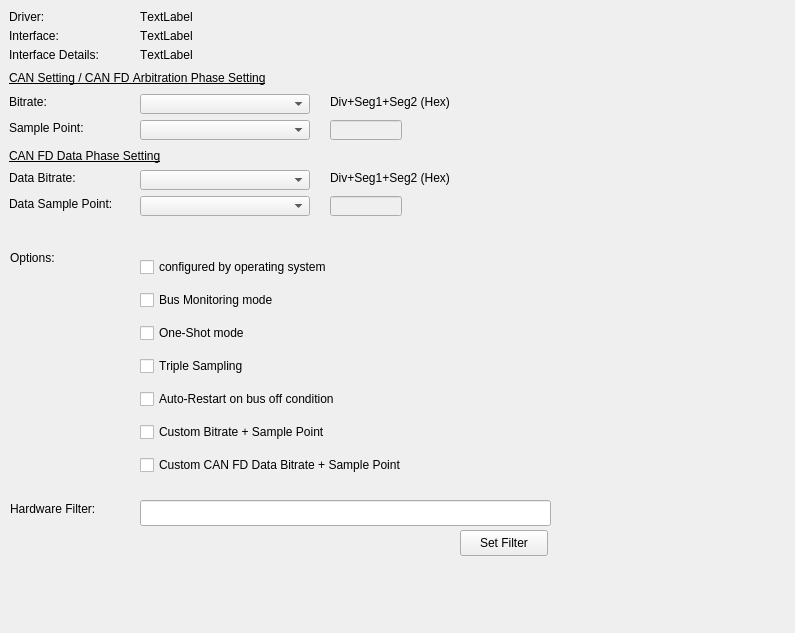
<?xml version="1.0" encoding="UTF-8"?>
<ui version="4.0">
 <class>GenericCanSetupPage</class>
 <widget class="QWidget" name="GenericCanSetupPage">
  <property name="geometry">
   <rect>
    <x>0</x>
    <y>0</y>
    <width>795</width>
    <height>633</height>
   </rect>
  </property>
  <property name="font">
   <font>
    <kerning>false</kerning>
   </font>
  </property>
  <property name="windowTitle">
   <string>Form</string>
  </property>
  <widget class="QLabel" name="label">
   <property name="geometry">
    <rect>
     <x>9</x>
     <y>9</y>
     <width>66</width>
     <height>16</height>
    </rect>
   </property>
   <property name="text">
    <string>Driver:</string>
   </property>
  </widget>
  <widget class="QLabel" name="laDriver">
   <property name="geometry">
    <rect>
     <x>140</x>
     <y>9</y>
     <width>610</width>
     <height>16</height>
    </rect>
   </property>
   <property name="text">
    <string>TextLabel</string>
   </property>
  </widget>
  <widget class="QLabel" name="label_3">
   <property name="geometry">
    <rect>
     <x>9</x>
     <y>28</y>
     <width>82</width>
     <height>16</height>
    </rect>
   </property>
   <property name="text">
    <string>Interface:</string>
   </property>
  </widget>
  <widget class="QLabel" name="laInterface">
   <property name="geometry">
    <rect>
     <x>140</x>
     <y>28</y>
     <width>610</width>
     <height>16</height>
    </rect>
   </property>
   <property name="text">
    <string>TextLabel</string>
   </property>
  </widget>
  <widget class="QLabel" name="label_5">
   <property name="geometry">
    <rect>
     <x>9</x>
     <y>47</y>
     <width>117</width>
     <height>16</height>
    </rect>
   </property>
   <property name="text">
    <string>Interface Details:</string>
   </property>
  </widget>
  <widget class="QLabel" name="laInterfaceDetails">
   <property name="geometry">
    <rect>
     <x>140</x>
     <y>47</y>
     <width>610</width>
     <height>16</height>
    </rect>
   </property>
   <property name="text">
    <string>TextLabel</string>
   </property>
  </widget>
  <widget class="QLabel" name="label_7">
   <property name="geometry">
    <rect>
     <x>9</x>
     <y>94</y>
     <width>69</width>
     <height>16</height>
    </rect>
   </property>
   <property name="text">
    <string>Bitrate:</string>
   </property>
  </widget>
  <widget class="QComboBox" name="cbBitrate">
   <property name="geometry">
    <rect>
     <x>140</x>
     <y>94</y>
     <width>170</width>
     <height>20</height>
    </rect>
   </property>
  </widget>
  <widget class="QLabel" name="label_8">
   <property name="geometry">
    <rect>
     <x>9</x>
     <y>120</y>
     <width>98</width>
     <height>16</height>
    </rect>
   </property>
   <property name="text">
    <string>Sample Point:</string>
   </property>
  </widget>
  <widget class="QComboBox" name="cbSamplePoint">
   <property name="geometry">
    <rect>
     <x>140</x>
     <y>120</y>
     <width>170</width>
     <height>20</height>
    </rect>
   </property>
  </widget>
  <widget class="QLabel" name="label_9">
   <property name="geometry">
    <rect>
     <x>9</x>
     <y>170</y>
     <width>121</width>
     <height>16</height>
    </rect>
   </property>
   <property name="text">
    <string>Data Bitrate:</string>
   </property>
  </widget>
  <widget class="QComboBox" name="cbBitrateFD">
   <property name="geometry">
    <rect>
     <x>140</x>
     <y>170</y>
     <width>170</width>
     <height>20</height>
    </rect>
   </property>
  </widget>
  <widget class="QLabel" name="label_10">
   <property name="geometry">
    <rect>
     <x>9</x>
     <y>196</y>
     <width>130</width>
     <height>16</height>
    </rect>
   </property>
   <property name="text">
    <string>Data Sample Point:</string>
   </property>
  </widget>
  <widget class="QComboBox" name="cbSamplePointFD">
   <property name="geometry">
    <rect>
     <x>140</x>
     <y>196</y>
     <width>170</width>
     <height>20</height>
    </rect>
   </property>
  </widget>
  <widget class="QLabel" name="label_11">
   <property name="geometry">
    <rect>
     <x>10</x>
     <y>250</y>
     <width>61</width>
     <height>16</height>
    </rect>
   </property>
   <property name="text">
    <string>Options:</string>
   </property>
  </widget>
  <widget class="QWidget" name="verticalLayoutWidget">
   <property name="geometry">
    <rect>
     <x>140</x>
     <y>250</y>
     <width>411</width>
     <height>238</height>
    </rect>
   </property>
   <layout class="QVBoxLayout" name="vbOptions">
    <item>
     <widget class="QCheckBox" name="cbConfigOS">
      <property name="text">
       <string>configured by operating system</string>
      </property>
     </widget>
    </item>
    <item>
     <widget class="QCheckBox" name="cbListenOnly">
      <property name="text">
       <string>Bus Monitoring mode</string>
      </property>
     </widget>
    </item>
    <item>
     <widget class="QCheckBox" name="cbOneShot">
      <property name="text">
       <string>One-Shot mode</string>
      </property>
     </widget>
    </item>
    <item>
     <widget class="QCheckBox" name="cbTripleSampling">
      <property name="text">
       <string>Triple Sampling</string>
      </property>
     </widget>
    </item>
    <item>
     <widget class="QCheckBox" name="cbAutoRestart">
      <property name="text">
       <string>Auto-Restart on bus off condition</string>
      </property>
     </widget>
    </item>
    <item>
     <widget class="QCheckBox" name="cbCustomBitrate">
      <property name="text">
       <string>Custom Bitrate + Sample Point</string>
      </property>
     </widget>
    </item>
    <item>
     <widget class="QCheckBox" name="cbCustomFdBitrate">
      <property name="text">
       <string>Custom CAN FD Data Bitrate + Sample Point</string>
      </property>
     </widget>
    </item>
   </layout>
  </widget>
  <widget class="QLineEdit" name="CustomBitrateSet">
   <property name="enabled">
    <bool>false</bool>
   </property>
   <property name="geometry">
    <rect>
     <x>330</x>
     <y>120</y>
     <width>72</width>
     <height>20</height>
    </rect>
   </property>
   <property name="inputMask">
    <string>HHHHHH</string>
   </property>
   <property name="text">
    <string notr="true"/>
   </property>
   <property name="maxLength">
    <number>6</number>
   </property>
   <property name="frame">
    <bool>true</bool>
   </property>
   <property name="cursorPosition">
    <number>6</number>
   </property>
   <property name="placeholderText">
    <string/>
   </property>
   <property name="cursorMoveStyle">
    <enum>Qt::LogicalMoveStyle</enum>
   </property>
   <property name="clearButtonEnabled">
    <bool>false</bool>
   </property>
  </widget>
  <widget class="QLabel" name="label_12">
   <property name="geometry">
    <rect>
     <x>330</x>
     <y>94</y>
     <width>141</width>
     <height>16</height>
    </rect>
   </property>
   <property name="text">
    <string>Div+Seg1+Seg2 (Hex)</string>
   </property>
  </widget>
  <widget class="QLabel" name="label_13">
   <property name="geometry">
    <rect>
     <x>330</x>
     <y>170</y>
     <width>141</width>
     <height>16</height>
    </rect>
   </property>
   <property name="text">
    <string>Div+Seg1+Seg2 (Hex)</string>
   </property>
  </widget>
  <widget class="QLineEdit" name="CustomFdBitrateSet">
   <property name="enabled">
    <bool>false</bool>
   </property>
   <property name="geometry">
    <rect>
     <x>330</x>
     <y>196</y>
     <width>72</width>
     <height>20</height>
    </rect>
   </property>
   <property name="inputMask">
    <string>HHHHHH</string>
   </property>
   <property name="text">
    <string notr="true"/>
   </property>
   <property name="maxLength">
    <number>6</number>
   </property>
   <property name="frame">
    <bool>true</bool>
   </property>
   <property name="cursorPosition">
    <number>6</number>
   </property>
   <property name="placeholderText">
    <string/>
   </property>
   <property name="cursorMoveStyle">
    <enum>Qt::LogicalMoveStyle</enum>
   </property>
   <property name="clearButtonEnabled">
    <bool>false</bool>
   </property>
  </widget>
  <widget class="QLabel" name="label_14">
   <property name="geometry">
    <rect>
     <x>9</x>
     <y>148</y>
     <width>231</width>
     <height>16</height>
    </rect>
   </property>
   <property name="font">
    <font>
     <bold>false</bold>
     <underline>true</underline>
     <kerning>false</kerning>
    </font>
   </property>
   <property name="text">
    <string>CAN FD Data Phase Setting</string>
   </property>
  </widget>
  <widget class="QLabel" name="label_15">
   <property name="geometry">
    <rect>
     <x>9</x>
     <y>70</y>
     <width>341</width>
     <height>16</height>
    </rect>
   </property>
   <property name="font">
    <font>
     <bold>false</bold>
     <underline>true</underline>
     <kerning>false</kerning>
    </font>
   </property>
   <property name="text">
    <string>CAN Setting / CAN FD Arbitration Phase Setting</string>
   </property>
  </widget>
  <widget class="QLineEdit" name="hwFilterLineEdit">
   <property name="geometry">
    <rect>
     <x>140</x>
     <y>500</y>
     <width>411</width>
     <height>26</height>
    </rect>
   </property>
  </widget>
  <widget class="QPushButton" name="setFilterPushButton">
   <property name="geometry">
    <rect>
     <x>460</x>
     <y>530</y>
     <width>88</width>
     <height>26</height>
    </rect>
   </property>
   <property name="text">
    <string>Set Filter</string>
   </property>
  </widget>
  <widget class="QLabel" name="label_2">
   <property name="geometry">
    <rect>
     <x>10</x>
     <y>500</y>
     <width>121</width>
     <height>18</height>
    </rect>
   </property>
   <property name="text">
    <string>Hardware Filter:</string>
   </property>
  </widget>
 </widget>
 <resources/>
 <connections/>
</ui>
